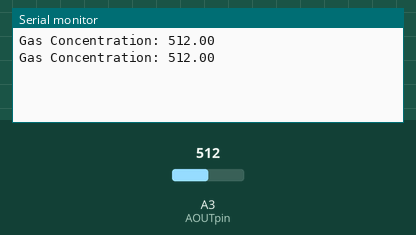
Simulated run of this sketch. Board: Arduino Uno, built with avr-gcc and run on an emulated ATmega328P. On the bench: the last lines printed to the serial monitor. Inputs (shaded band) come from the test bench; at power-on: A3 (AOUTpin) = 512.

Above: at 1.8 s.
1.9 s: A3 (AOUTpin) set to 716
At 2.8 s:
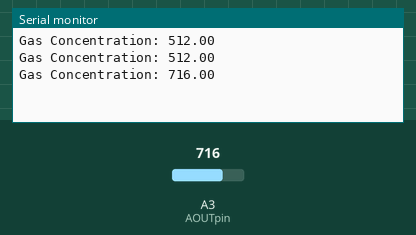
3.4 s: A3 (AOUTpin) set to 900
At 4.8 s:
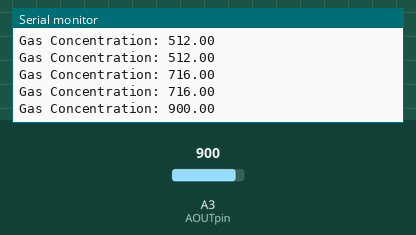
Timing chart, 0 to 6.4 s (numbered marks = the images above; inputs shaded):
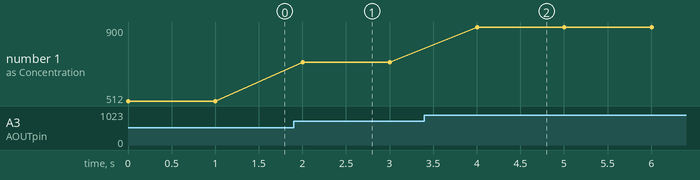

The sketch:

sketch_june12a.ino
```cpp
int AOUTpin = A3;             // Analog pin connected to AOUT of MQ4 sensor
float calibrationFactor = 1;  // Calibration factor to convert analog value to gas concentration

void setup() {
  Serial.begin(9600);
}

void loop() {
  int sensorValue = analogRead(AOUTpin);

  // Apply the calibration factor to the analog reading
  float gasConcentration = sensorValue * calibrationFactor;

  // Print the gas concentration
  Serial.print("Gas Concentration: ");
  Serial.println(gasConcentration);

  delay(1000);  // Delay between measurements
}
```

Measured:
- after the input at 1.9 s, the serial monitor: prints a new line after 0.10 s (image 1)
- after the input at 3.4 s, the serial monitor: prints a new line after 0.60 s (image 2)
- plotted number 1: 512 → 716 after the input at 1.9 s, 716 → 900 after the input at 3.4 s
